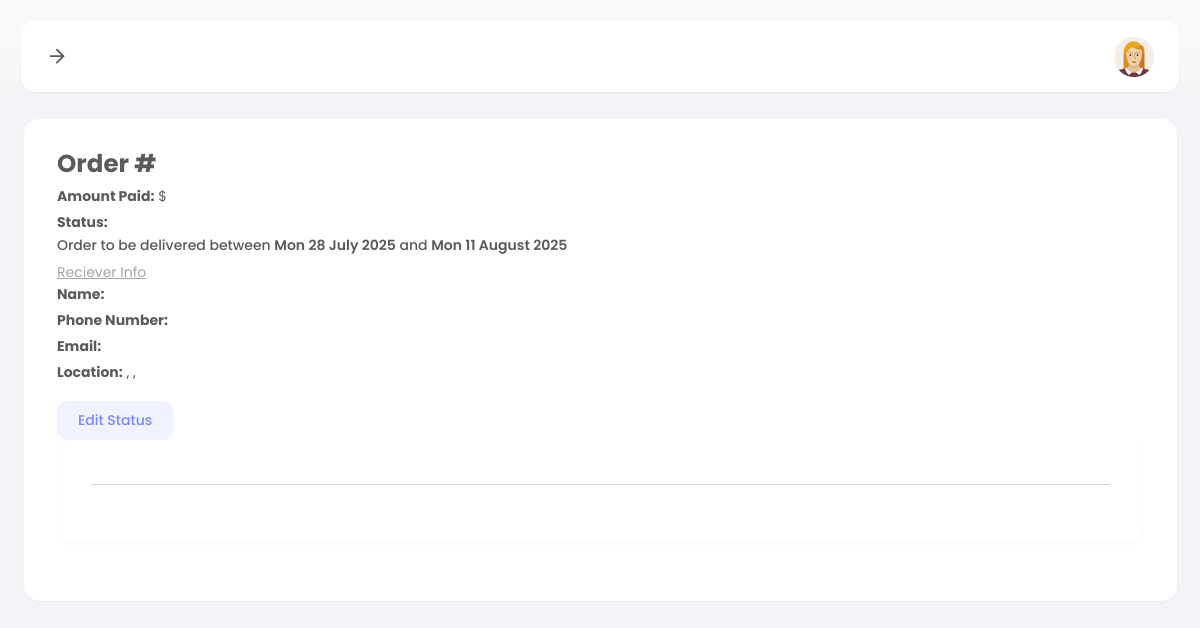
The app's page /manager/view-order.php?oid=OS-686bea6076a51 (signed in), older data.
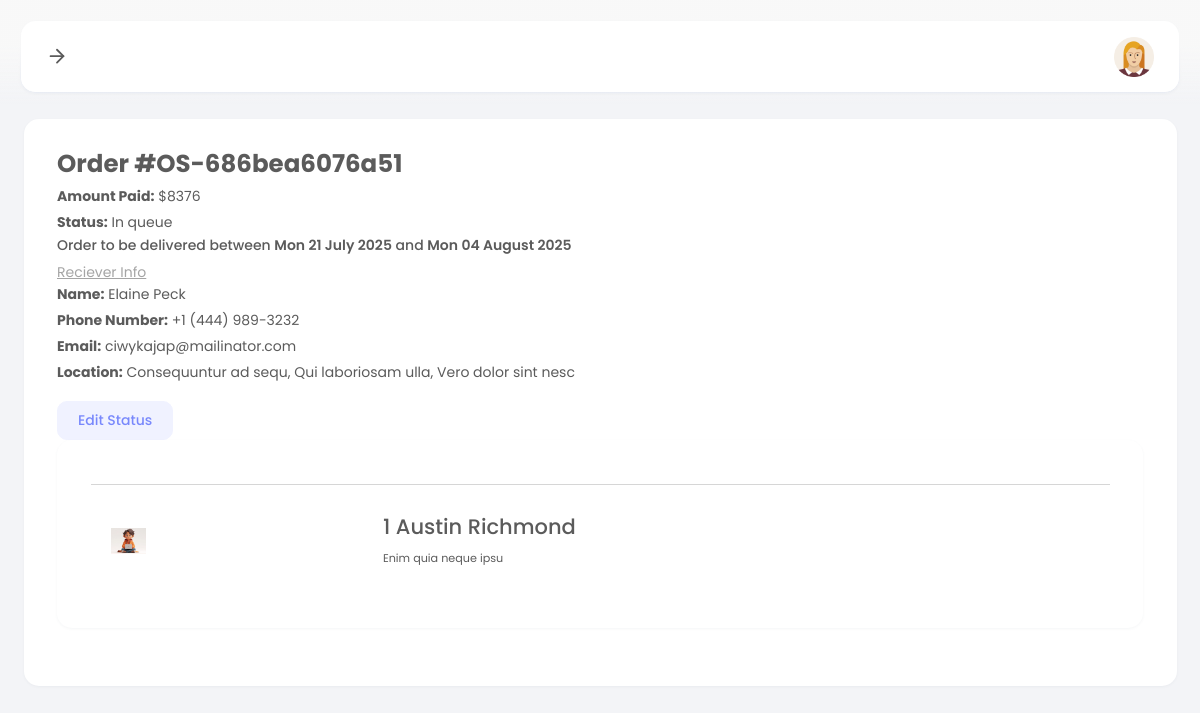
The same page, newer data.
### tables this page shows
CREATE TABLE `orders` (
  `id` int(11) NOT NULL,
  `orderid` varchar(20) NOT NULL,
  `userid` varchar(10) NOT NULL,
  `ref` varchar(50) DEFAULT NULL,
  `payment_type` varchar(150) DEFAULT NULL,
  `items` text NOT NULL,
  `amount` float NOT NULL,
  `firstname` varchar(20) NOT NULL,
  `lastname` varchar(20) NOT NULL,
  `email` varchar(50) NOT NULL,
  `phone` varchar(30) NOT NULL,
  `country` varchar(30) NOT NULL,
  `city` varchar(30) NOT NULL,
  `zipcode` varchar(10) NOT NULL,
  `address1` varchar(255) NOT NULL,
  `address2` varchar(255) NOT NULL,
  `status` varchar(50) NOT NULL DEFAULT 'In queue',
  `created_at` datetime NOT NULL DEFAULT current_timestamp()
);

CREATE TABLE `products` (
  `id` int(11) NOT NULL,
  `category_id` int(11) NOT NULL,
  `productid` varchar(11) NOT NULL,
  `name` varchar(255) NOT NULL,
  `tags` varchar(255) NOT NULL,
  `price` int(11) NOT NULL,
  `discount` float NOT NULL,
  `description` text NOT NULL,
  `image` varchar(255) NOT NULL,
  `status` varchar(30) NOT NULL DEFAULT 'available',
  `created_at` datetime NOT NULL DEFAULT current_timestamp()
);

### manager/view-order.php (the view, shortened to what the changed rows need)
<?php
include_once "../config.php";
if (isset($_GET["oid"])) {
    $orderid = $_GET["oid"];
} else {
    echo "<script>location.href='orders.php'</script>";
}
$getOrders = mysqli_query($conn, "SELECT * FROM `orders` WHERE `orderid` = '$orderid'");
$orders = mysqli_fetch_assoc($getOrders);
$date1 = new DateTime($orders["created_at"]);
$date2 = new DateTime($orders["created_at"]);
$date1->modify("+ 14 days");
$date2->modify("+ 28 days");
$first_date = $date1->format("D d F Y");
$second_date = $date2->format("D d F Y");
?>
<!DOCTYPE html>
<html lang="en">
<head>
    <link href="assets/plugins/bootstrap/css/bootstrap.min.css" rel="stylesheet">
    <link href="assets/plugins/font-awesome/css/all.min.css" rel="stylesheet">
    <link href="assets/plugins/perfectscroll/perfect-scrollbar.css" rel="stylesheet">
    <link href="assets/css/main.min.css" rel="stylesheet">
    <link href="assets/css/custom.css" rel="stylesheet">
</head>
<body>
    <div class="page-container">
        <div class="page-content">
            <div class="main-wrapper">
                <div class="row">
                    <div class="col">
                        <div class="card">
                            <div class="card-body">
                                <div class="row">
                                    <div class="col-8">
                                        <h3 class="fw-bold">Order #<?= $orders["orderid"]; ?></h3>
                                    </div>
                                    <div class="col-12">
                                        <p class="mb-1"><span class="fw-bold">Amount Paid:</span>
                                            $<?= $orders["amount"]; ?></p>
                                        <p class="mb-1"><span class="fw-bold">Status:</span> <?= $orders["status"]; ?>
                                        </p>
                                        <h6 class="mt-0 pt-0">Order to be delivered between <b><?= $first_date; ?></b>
                                            and <b><?= $second_date; ?></b></h6>
                                        <span class="text-decoration-underline text-secondary">Reciever Info</span>
                                        <p class="mb-1"><span class="fw-bold">Name:</span>
                                            <?= $orders["firstname"] . " " . $orders["lastname"]; ?></p>
                                        <p class="mb-1"><span class="fw-bold">Phone Number:</span>
                                            <?= $orders["phone"]; ?></p>
                                        <p class="mb-1"><span class="fw-bold">Email:</span> <?= $orders["email"]; ?></p>
                                        <p class="mb-1"><span class="fw-bold">Location:</span>
                                            <?= $orders["address1"] . ", " . $orders["city"] . ", " . $orders["country"]; ?>
                                        </p>
                                        <div class="btn-group mt-3">
                                            <button type="button" class="btn btn-primary" data-bs-toggle="modal"
                                                data-bs-target="#modalId">
                                            </button>
                                        </div>
                                    </div>
                                </div>
                                <div class="row">
                                    <div class="col">
                                        <div class="card">
                                            <div class="card-body">
                                                <div class="row">
                                                    <div class="table-responsive">
                                                        <table class="table invoice-table">
                                                            <tbody>
                                                                <?php
                                                                $a = $orders["items"];
                                                                $items = json_decode($a, true);
                                                                foreach ($items as $item) {
                                                                    $productid = $item["productid"];
                                                                    $getProduct = mysqli_query($conn, "SELECT * FROM `products` WHERE `productid` = '$productid'");
                                                                    $product = mysqli_fetch_assoc($getProduct);
                                                                    ?>
                                                                    <tr>
                                                                        <td scope="row">
                                                                            <img class="img-fluid"
                                                                                style="object-fit: contain"
                                                                                src="../uploads/<?= $product["image"]; ?>">
                                                                        </td>
                                                                        <td>
                                                                            <h4><?= $item["quantity"] . " " . $product["name"]; ?>
                                                                            </h4>
                                                                            <small><?= $product["tags"]; ?></small>
                                                                        </td>
                                                                    </tr>
                                                                    <?php
                                                                }
                                                                ?>
                                                            </tbody>
                                                        </table>
                                                    </div>
                                                </div>
                                            </div>
                                        </div>
                                    </div>
                                </div>
                            </div>
                        </div>
                    </div>
                </div>
            </div>
        </div>
    </div>
</body>
</html>

Row changes from the older to the newer data that the page shows:
added orders: orderid "OS-686bea6076a51", amount "8376", status "In queue", created_at "Mon 21 July 2025", created_at "Mon 04 August 2025", firstname "Elaine", lastname "Peck", phone "+1 (444) 989-3232", email "ciwykajap@mailinator.com", address1 "Consequuntur ad sequ", city "Qui laboriosam ulla", country "Vero dolor sint nesc"
now on this page (row unchanged): products: image (picture), quantity "1", name "Austin Richmond", tags "Enim quia neque ipsu"
Text that changed along with them:
$first_date: "Mon 28 July 2025" → (not shown)
$second_date: "Mon 11 August 2025" → (not shown)
